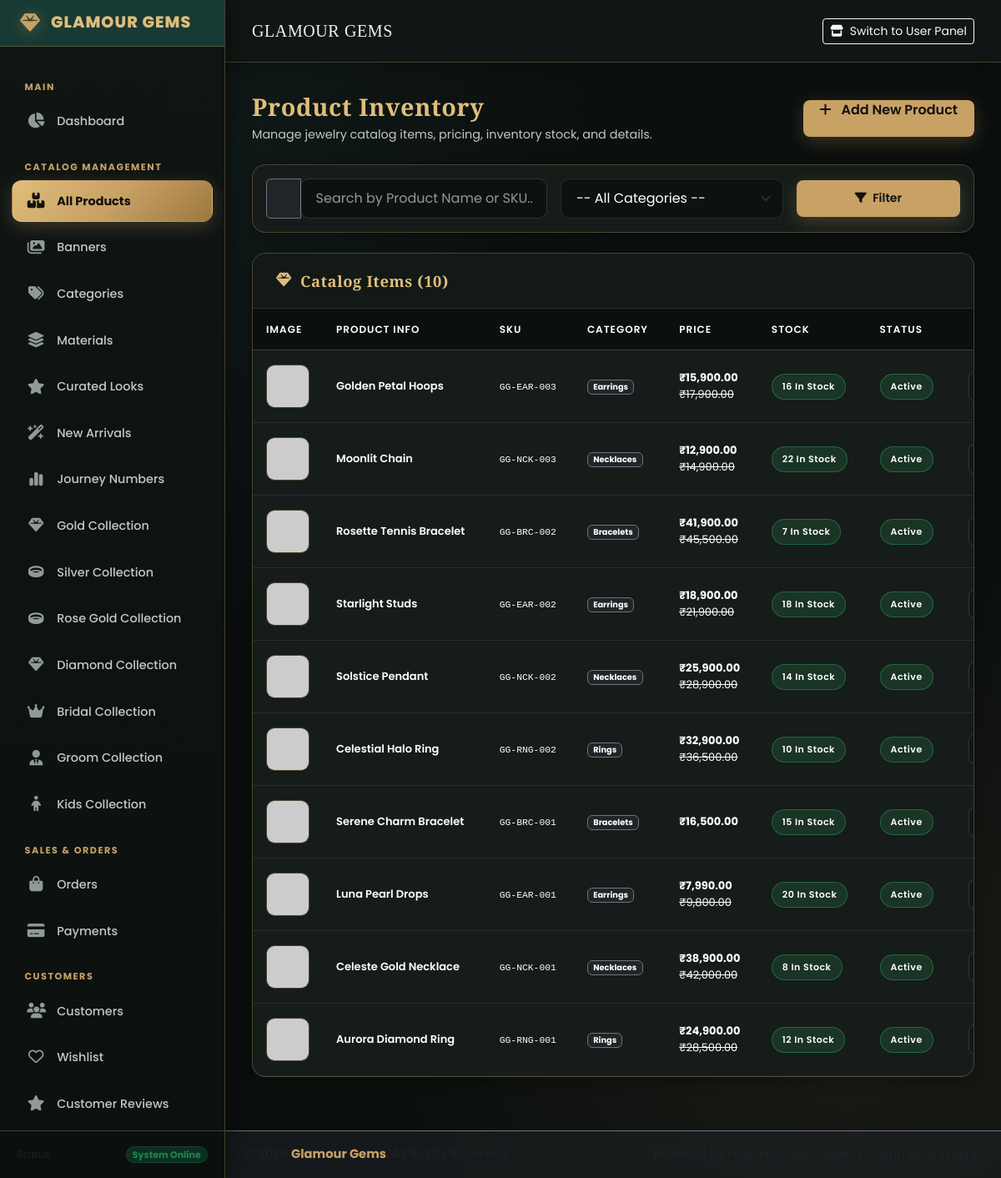
Screenshot of /admin/products.php (signed in) with the database file from the repository.
### tables this page shows
CREATE TABLE IF NOT EXISTS products (
    id INT UNSIGNED AUTO_INCREMENT PRIMARY KEY,
    category_id INT UNSIGNED NOT NULL,
    metal VARCHAR(80) NOT NULL,
    jewellery_type VARCHAR(100) NOT NULL,
    name VARCHAR(180) NOT NULL,
    slug VARCHAR(220) NOT NULL UNIQUE,
    sku VARCHAR(80) NOT NULL UNIQUE,
    price DECIMAL(12,2) NOT NULL DEFAULT 0,
    sale_price DECIMAL(12,2) DEFAULT NULL,
    stock INT NOT NULL DEFAULT 0,
    image VARCHAR(255) DEFAULT NULL,
    description TEXT,
    status ENUM('active','inactive') NOT NULL DEFAULT 'active',
    created_at TIMESTAMP NOT NULL DEFAULT CURRENT_TIMESTAMP,
    CONSTRAINT fk_products_category FOREIGN KEY (category_id) REFERENCES categories(id) ON UPDATE CASCADE ON DELETE RESTRICT
);

CREATE TABLE IF NOT EXISTS categories (
    id INT UNSIGNED AUTO_INCREMENT PRIMARY KEY,
    name VARCHAR(120) NOT NULL,
    slug VARCHAR(160) NOT NULL UNIQUE,
    description TEXT,
    image VARCHAR(255) DEFAULT NULL,
    status ENUM('active','inactive') NOT NULL DEFAULT 'active',
    created_at TIMESTAMP NOT NULL DEFAULT CURRENT_TIMESTAMP
);

### admin/includes/functions.php (called while the page is built, shortened)
<?php
function sanitize($value)
{
    return trim(htmlspecialchars($value, ENT_QUOTES, 'UTF-8'));
}
function format_price($price)
{
    return '₹' . number_format((float)$price, 2);
}
?>

### admin/products.php (the view, shortened to what this page needs)
<?php
require_once(__DIR__ . '/../config/database.php');
$search = sanitize($_GET['search'] ?? '');
$sql = "SELECT p.*, c.name AS category_name
        FROM products p
        LEFT JOIN categories c ON p.category_id = c.id
        WHERE 1=1";
$sql .= " ORDER BY p.id DESC";
$products = [];
$res = @mysqli_query($conn, $sql);
if ($res) {
    while ($row = mysqli_fetch_assoc($res)) {
        $products[] = $row;
    }
}
include(__DIR__ . '/includes/header.php');
?>
<div class="d-flex flex-column flex-md-row justify-content-between align-items-md-center mb-4 gap-3">
    <div>
        <h2 class="page-header-title mb-1">Product Inventory</h2>
        <p class="page-header-sub mb-0">Manage jewelry catalog items, pricing, inventory stock, and details.</p>
    </div>
    <div>
        <a href="<?php echo ADMIN_URL; ?>add-product.php" class="btn btn-gg-gold">
            <i class="fa-solid fa-plus me-2"></i> Add New Product
        </a>
    </div>
</div>
<div class="gg-card mb-4">
    <div class="gg-card-body p-3">
        <form action="" method="GET" class="row g-3 align-items-center">
            <div class="col-12 col-md-5">
                <div class="input-group">
                    <span class="input-group-text bg-dark border-secondary text-muted"><i class="fa-solid fa-magnifying-glass"></i></span>
                    <input type="text" name="search" class="form-control" placeholder="Search by Product Name or SKU..." value="<?php echo htmlspecialchars($search); ?>">
                </div>
            </div>
            <div class="col-12 col-md-4">
                <select name="category_id" class="form-select" onchange="this.form.submit()">
                    <option value="0">-- All Categories --</option>
                </select>
            </div>
            <div class="col-12 col-md-3 d-flex gap-2">
                <button type="submit" class="btn btn-gg-gold btn-sm w-100">
                    <i class="fa-solid fa-filter me-1"></i> Filter
                </button>
            </div>
        </form>
    </div>
</div>
<div class="gg-card">
    <div class="gg-card-header">
        <h5 class="gg-card-title"><i class="fa-solid fa-gem"></i> Catalog Items (<?php echo count($products); ?>)</h5>
    </div>
    <div class="gg-card-body p-0">
        <div class="table-responsive">
            <table class="table table-gg align-middle mb-0">
                <thead>
                    <tr>
                        <th style="width: 70px;">Image</th>
                        <th>Product Info</th>
                        <th>SKU</th>
                        <th>Category</th>
                        <th>Price</th>
                        <th>Stock</th>
                        <th>Status</th>
                        <th class="text-end">Actions</th>
                    </tr>
                </thead>
                <tbody>
                    <?php if (!empty($products)): ?>
                        <?php foreach ($products as $prod): ?>
                            <tr>
                                <td>
                                   <?php
                                    $img_src = '';
                                    if (empty($img_src)) {
                                        $img_src = 'https://placehold.co/100x100/1e2430/d4af37?text=Jewelry';
                                    }
                                    ?>
                                    <img src="<?php echo $img_src; ?>" alt="<?php echo htmlspecialchars($prod['name']); ?>" class="table-img-thumb">
                                </td>
                                <td>
                                    <div class="fw-semibold text-light"><?php echo htmlspecialchars($prod['name']); ?></div>
                                </td>
                                <td><code class="text-gold"><?php echo htmlspecialchars($prod['sku']); ?></code></td>
                                <td><span class="badge bg-dark border border-secondary text-secondary"><?php echo htmlspecialchars($prod['category_name'] ?? 'Uncategorized'); ?></span></td>
                                <td>
                                    <?php if ($prod['sale_price'] && $prod['sale_price'] < $prod['price']): ?>
                                        <span class="fw-bold text-success"><?php echo format_price($prod['sale_price']); ?></span>
                                        <div class="text-muted fs-8 text-decoration-line-through"><?php echo format_price($prod['price']); ?></div>
                                    <?php else: ?>
                                        <span class="fw-bold"><?php echo format_price($prod['price']); ?></span>
                                    <?php endif; ?>
                                </td>
                                <td>
                                    <?php if ($prod['stock'] > 5): ?>
                                        <span class="badge-gg badge-gg-success"><?php echo $prod['stock']; ?> In Stock</span>
                                    <?php elseif ($prod['stock'] > 0): ?>
                                        <span class="badge-gg badge-gg-warning"><?php echo $prod['stock']; ?> Low Stock</span>
                                    <?php else: ?>
                                        <span class="badge-gg badge-gg-danger">Out of Stock</span>
                                    <?php endif; ?>
                                </td>
                                <td>
                                    <?php if ($prod['status'] === 'active'): ?>
                                        <span class="badge-gg badge-gg-success">Active</span>
                                    <?php else: ?>
                                        <span class="badge-gg badge-gg-secondary">Inactive</span>
                                    <?php endif; ?>
                                </td>
                                <td class="text-end">
                                    <div class="d-inline-flex gap-1">
                                        <a href="<?php echo ADMIN_URL; ?>edit-product.php?id=<?php echo $prod['id']; ?>" class="btn-action" title="Edit Product">
                                        </a>
                                    </div>
                                </td>
                            </tr>
                        <?php endforeach; ?>
                    <?php endif; ?>
                </tbody>
            </table>
        </div>
    </div>
</div>
<?php include(__DIR__ . '/includes/footer.php'); ?>

### rows the page displays
products: name "Golden Petal Hoops", sku "GG-EAR-003", category.name "Earrings", sale_price "₹15,900.00", price "₹17,900.00", stock "16", status "Active"
products: name "Moonlit Chain", sku "GG-NCK-003", category.name "Necklaces", sale_price "₹12,900.00", price "₹14,900.00", stock "22", status "Active"
products: name "Rosette Tennis Bracelet", sku "GG-BRC-002", category.name "Bracelets", sale_price "₹41,900.00", price "₹45,500.00", stock "7", status "Active"
products: name "Starlight Studs", sku "GG-EAR-002", category.name "Earrings", sale_price "₹18,900.00", price "₹21,900.00", stock "18", status "Active"
products: name "Solstice Pendant", sku "GG-NCK-002", category.name "Necklaces", sale_price "₹25,900.00", price "₹28,900.00", stock "14", status "Active"
products: name "Celestial Halo Ring", sku "GG-RNG-002", category.name "Rings", sale_price "₹32,900.00", price "₹36,500.00", stock "10", status "Active"
products: name "Serene Charm Bracelet", sku "GG-BRC-001", category.name "Bracelets", price "₹16,500.00", stock "15", status "Active"
products: name "Luna Pearl Drops", sku "GG-EAR-001", category.name "Earrings", sale_price "₹7,990.00", price "₹9,800.00", stock "20", status "Active"
products: name "Celeste Gold Necklace", sku "GG-NCK-001", category.name "Necklaces", sale_price "₹38,900.00", price "₹42,000.00", stock "8", status "Active"
products: name "Aurora Diamond Ring", sku "GG-RNG-001", category.name "Rings", sale_price "₹24,900.00", price "₹28,500.00", stock "12", status "Active"

### other values shown
count($products) "10"
